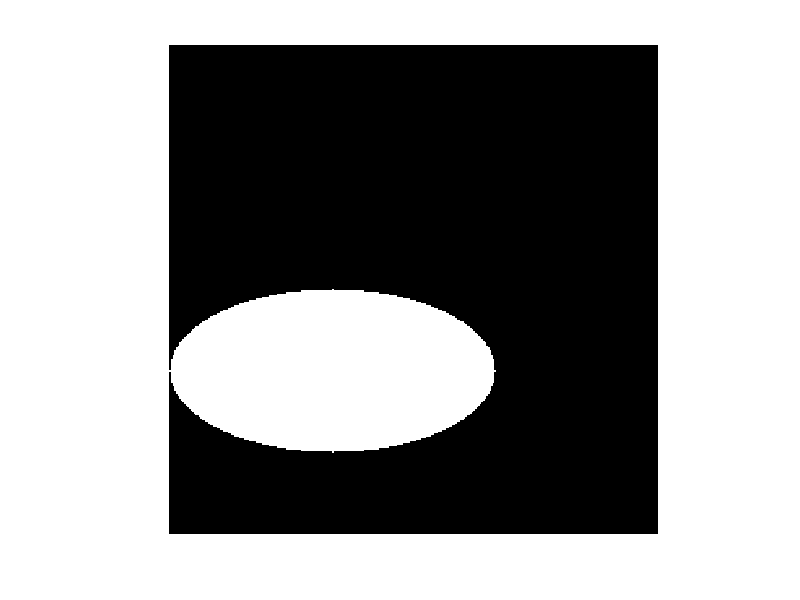

The MATLAB script that drew this image:
clc,clear,close

a = 100;
b = 50;
[x,y] = meshgrid(0:300);
f = (x-100).^2./(a^2) + (y-100).^2./(b^2) <= 1;
f = flip(f,1);
imshow(f)


